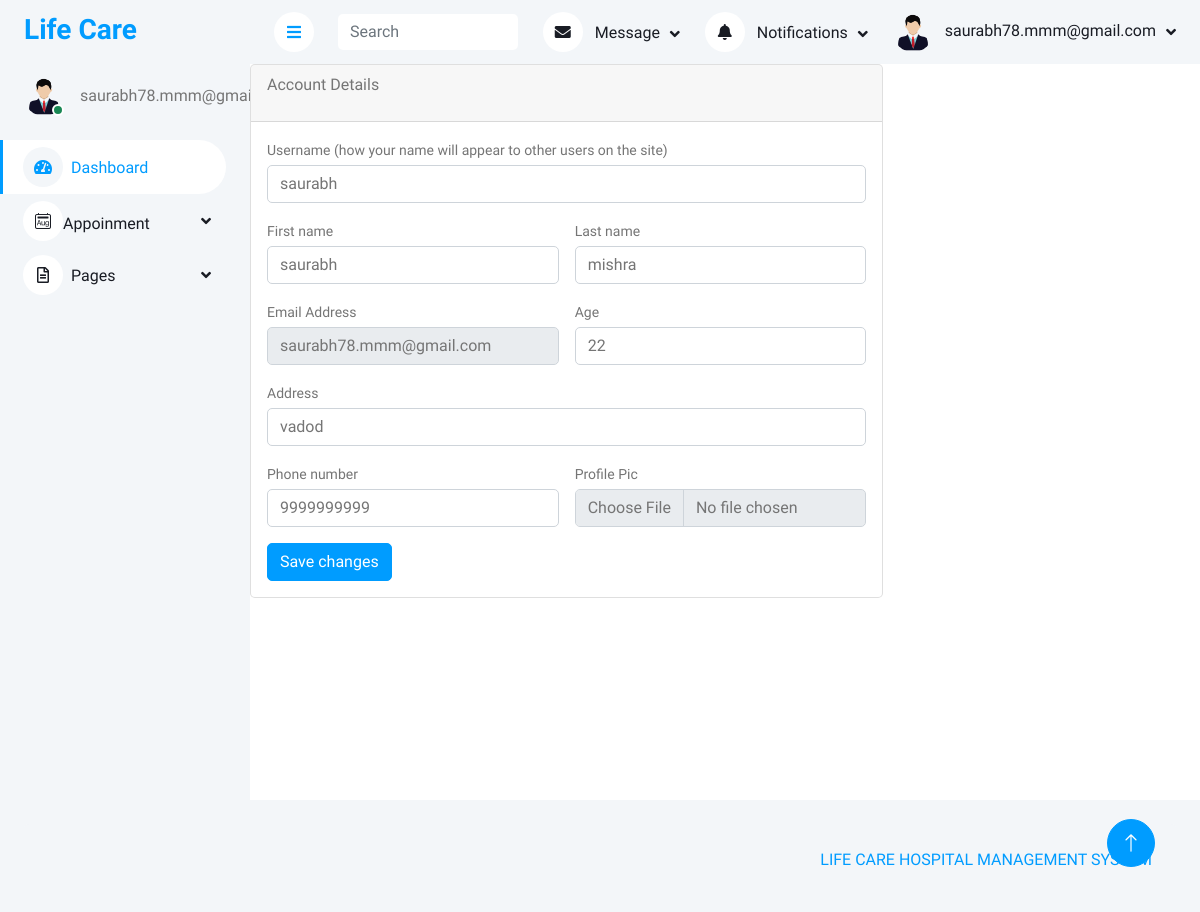
The app's page /p_profile/ (signed in), older data.
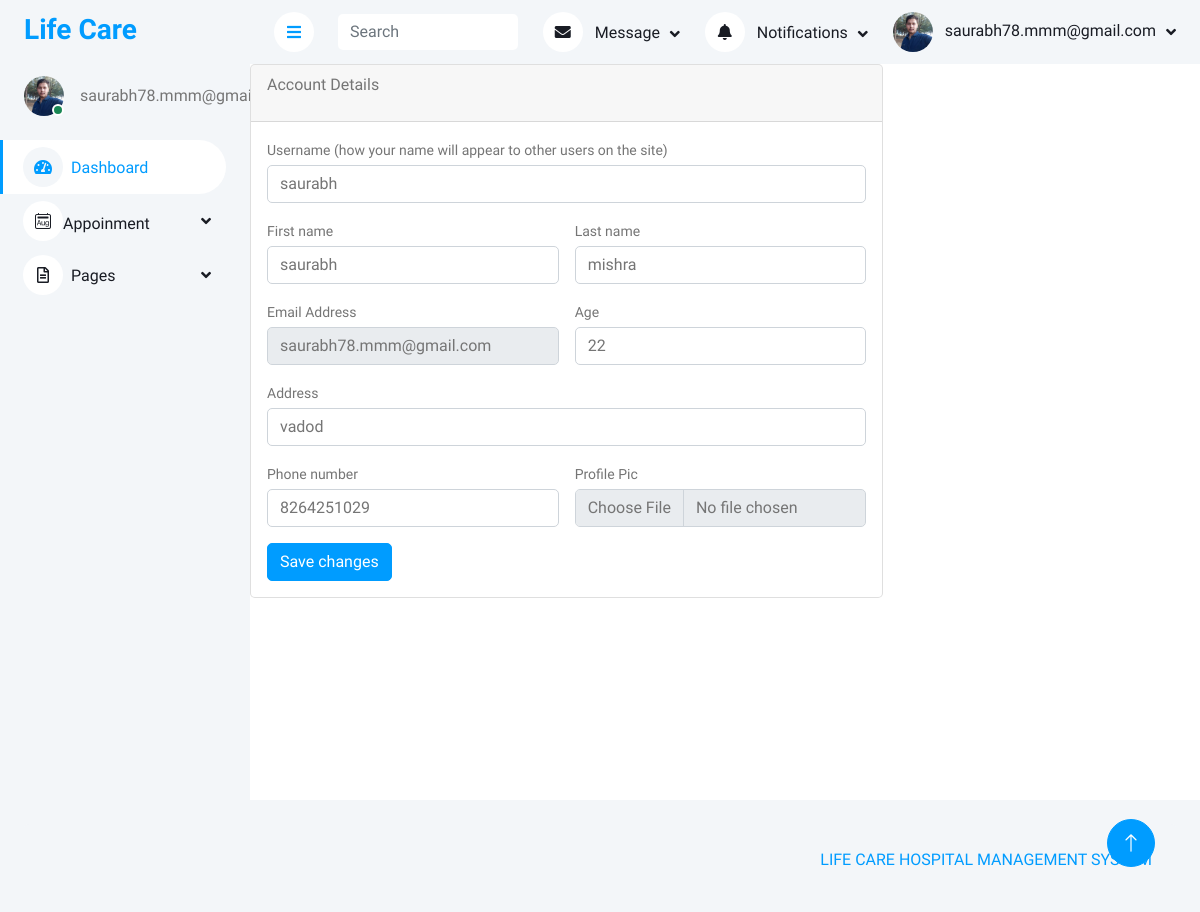
The same page, newer data.
### myapp/models.py (models this page shows, shortened)
class User(models.Model):
    uname = models.CharField(max_length=50)
    email = models.EmailField(unique=True)
    password = models.CharField(max_length=30)
    pic = models.FileField(upload_to='profile',default='avatar.png')
    fname=models.CharField(max_length=30,null=True)
    lname=models.CharField(max_length=30,null=True)
    mobile=models.CharField(max_length=15,null=True)
    age=models.CharField(max_length=30,null=True)
    address=models.TextField(null=True,blank=True)

### myapp/views.py (the view, shortened to what this page needs)
# urls.py: path('p_profile/',views.p_profile,name="p_profile"),
def p_profile(request):
    uid=User.objects.get(email=request.session['email'])
    return render(request,'p_profile.html',{'uid':uid})

### myapp/templates/p_profile.html (shortened to what this page needs)
{% extends 'header.html' %}
{% load static %}
{% block content %}
        <div class="col-xl-8">
            <div class="card mb-4">
                <div class="card-header">Account Details <p style="color:red" ;>{{msg}}</p></div>
                <div class="card-body">
                    <form action="{% url 'p_profile' %}" method="POST" enctype="multipart/form-data">
                        <div class="mb-3">
                            <label class="small mb-1" for="uname">Username (how your name will appear to other users on the site)</label>
                            <input class="form-control" name="uname" id="uname" type="text" placeholder="Enter your username" value="{{uid.uname}}">
                        </div>
                        <div class="row gx-3 mb-3">
                            <div class="col-md-6">
                                <label class="small mb-1" for="fname">First name</label>
                                <input class="form-control" name="fname" id="fname" type="text" placeholder="Enter your first name" value="{{uid.fname}}">
                            </div>
                            <div class="col-md-6">
                                <label class="small mb-1" for="lname">Last name</label>
                                <input class="form-control" name="lname" id="lname" type="text" placeholder="Enter your last name" value="{{uid.lname}}">
                            </div>
                        </div>
                        <div class="row gx-3 mb-3">
                            <div class="col-md-6">
                                <label class="small mb-1" for="">Email Address</label>
                                <input class="form-control" name="email" id="email" type="email" placeholder="Enter your email address" value="{{uid.email}}" readonly>
                            </div>
                            <div class="col-md-6">
                                <label class="small mb-1" for="age">Age</label>
                                <input class="form-control" name="age" id="age" type="text" placeholder="Enter your age" value="{{uid.age}}">
                            </div>
                        </div>
                        <div class="mb-3">
                            <label class="small mb-1" for="address">Address</label>
                            <input class="form-control" name="address" id="address" type="text" placeholder="Enter your address" value="{{uid.address}}">
                        </div>
                        <div class="row gx-3 mb-3">
                            <div class="col-md-6">
                                <label class="small mb-1" for="mobile">Phone number</label>
                                <input class="form-control" name="mobile" id="mobile" type="tel" placeholder="Enter your phone number" value="{{uid.mobile}}">
                            </div>
                            <div class="col-md-6">
                                <label class="small mb-1" for="pic">Profile Pic</label>
                                <input class="form-control" id="pic" type="file" name="pic" placeholder="upload your pic" value="">
                            </div>
                        </div>
                        <button class="btn btn-primary" type="submit">Save changes</button>
                    </form>
                </div>
            </div>
        </div>
    </div>
</div>
{% endblock %}

### myapp/templates/header.html (shortened to what this page needs)
{% load static %}
<!DOCTYPE html>
<html lang="en">
<head>
    <link href="https://cdnjs.cloudflare.com/ajax/libs/font-awesome/5.10.0/css/all.min.css" rel="stylesheet">
    <link href="https://cdn.jsdelivr.net/npm/bootstrap-icons@1.4.1/font/bootstrap-icons.css" rel="stylesheet">
    <link href='{%static "lib/owlcarousel/assets/owl.carousel.min.css" %}' rel="stylesheet">
    <link href='{%static "lib/tempusdominus/css/tempusdominus-bootstrap-4.min.css" %}' rel="stylesheet" />
    <link href='{%static "pdashcss/bootstrap.min.css" %}' rel="stylesheet">
    <link href='{%static "pdashcss/style.css" %}' rel="stylesheet">
</head>
<body>
    <div class="container-xxl position-relative bg-white d-flex p-0">
        <div class="sidebar pe-4 pb-3">
            <nav class="navbar bg-light navbar-light">
                <a href='{% url "index" %}' class="navbar-brand mx-4 mb-3">
                    <h3 class="text-primary">Life Care</h3>
                </a>
                <div class="d-flex align-items-center ms-4 mb-4">
                    <div class="position-relative">
                        <img class="rounded-circle" src="{{uid.pic.url}}" alt="" style="width: 40px; height: 40px;">
                        <div class="bg-success rounded-circle border border-2 border-white position-absolute end-0 bottom-0 p-1"></div>
                    </div>
                    <div class="ms-3">
                        <span>{{uid.email}}</span>
                    </div>
                </div>
                <div class="navbar-nav w-100">
                    <a href='{% url "dashboard" %}' class="nav-item nav-link active"><i class="fa fa-tachometer-alt me-2"></i>Dashboard</a>
                    <div class="nav-item dropdown">
                        <a href="#" class="nav-link dropdown-toggle" data-bs-toggle="dropdown"><i class="bi bi-calendar2-month"></i>Appoinment</a>
                    </div>
                    <div class="nav-item dropdown">
                        <a href="#" class="nav-link dropdown-toggle" data-bs-toggle="dropdown"><i class="far fa-file-alt me-2"></i>Pages</a>
                    </div>
                </div>
            </nav>
        </div>
        <div class="content">
            <nav class="navbar navbar-expand bg-light navbar-light sticky-top px-4 py-0">
                <a href="#" class="sidebar-toggler flex-shrink-0">
                    <i class="fa fa-bars"></i>
                </a>
                <form class="d-none d-md-flex ms-4">
                    <input class="form-control border-0" type="search" placeholder="Search">
                </form>
                <div class="navbar-nav align-items-center ms-auto">
                    <div class="nav-item dropdown">
                        <a href="#" class="nav-link dropdown-toggle" data-bs-toggle="dropdown">
                            <i class="fa fa-envelope me-lg-2"></i>
                            <span class="d-none d-lg-inline-flex">Message</span>
                        </a>
                    </div>
                    <div class="nav-item dropdown">
                        <a href="#" class="nav-link dropdown-toggle" data-bs-toggle="dropdown">
                            <i class="fa fa-bell me-lg-2"></i>
                            <span class="d-none d-lg-inline-flex">Notifications</span>
                        </a>
                    </div>
                    <div class="nav-item dropdown">
                        <a href="#" class="nav-link dropdown-toggle" data-bs-toggle="dropdown">
                            <img class="rounded-circle me-lg-2" src="{{uid.pic.url}}"alt="" style="width: 40px; height: 40px;">
                            <span class="d-none d-lg-inline-flex">{{uid.email}}</span>
                        </a>
                    </div>
                </div>
            </nav>
            {% block content %}
            {% endblock %}
             <div class="container-fluid pt-4 px-4">
                <div class="bg-light rounded-top p-4">
                    <div class="row">
                        <div class="col-12 col-sm-6 text-center text-sm-start">
                        </div>
                        <div class="col-12 col-sm-6 text-center text-sm-end">
                            <p style="color: #009CFF;">LIFE CARE HOSPITAL MANAGEMENT SYSTEM</p>
                        </div>
                    </div>
                </div>
            </div>
            <a href="#" class="btn btn-lg btn-primary btn-lg-square back-to-top"><i class="bi bi-arrow-up"></i></a>
    </body>
    </html>

### myapp/static/pdashcss/style.css (style rules this page uses)
:root { --primary: #009CFF; --light: #F3F6F9; --dark: #191C24; }
.back-to-top { position: fixed; display: none; right: 45px; bottom: 45px; z-index: 99; }
.btn { transition: .5s; }
.btn.btn-primary { color: #FFFFFF; }
.btn-lg-square { width: 48px; height: 48px; }
.btn-square, .btn-sm-square, .btn-lg-square { padding: 0; display: inline-flex; align-items: center; justify-content: center; font-weight: normal; border-radius: 50px; }
.sidebar { position: fixed; top: 0; left: 0; bottom: 0; width: 250px; height: 100vh; overflow-y: auto; background: var(--light); transition: 0.5s; z-index: 999; }
.content { margin-left: 250px; min-height: 100vh; background: #FFFFFF; transition: 0.5s; }
@media (min-width: 992px) { .sidebar { margin-left: 0; } }
@media (min-width: 992px) { .content { width: calc(100% - 250px); } }
.sidebar .navbar .navbar-nav .nav-link { padding: 7px 20px; color: var(--dark); font-weight: 500; border-left: 3px solid var(--light); border-radius: 0 30px 30px 0; outline: none; }
.sidebar .navbar .navbar-nav .nav-link:hover, .sidebar .navbar .navbar-nav .nav-link.active { color: var(--primary); background: #FFFFFF; border-color: var(--primary); }
.sidebar .navbar .navbar-nav .nav-link i { width: 40px; height: 40px; display: inline-flex; align-items: center; justify-content: center; background: #FFFFFF; border-radius: 40px; }
.sidebar .navbar .navbar-nav .nav-link:hover i, .sidebar .navbar .navbar-nav .nav-link.active i { background: var(--light); }
.sidebar .navbar .dropdown-toggle::after { position: absolute; top: 15px; right: 15px; border: none; content: "\f107"; font-family: "Font Awesome 5 Free"; font-weight: 900; transition: .5s; }
.content .navbar .navbar-nav .nav-link { margin-left: 25px; padding: 12px 0; color: var(--dark); outline: none; }
.content .navbar .sidebar-toggler, .content .navbar .navbar-nav .nav-link i { width: 40px; height: 40px; display: inline-flex; align-items: center; justify-content: center; background: #FFFFFF; border-radius: 40px; }
.content .navbar .dropdown-toggle::after { margin-left: 6px; vertical-align: middle; border: none; content: "\f107"; font-family: "Font Awesome 5 Free"; font-weight: 900; transition: .5s; }

Row changes from the older to the newer data that the page shows:
changed User "saurabh78.mmm@gmail.com": pic: picture added in place of a placeholder; mobile "9999999999" → "8264251029"
